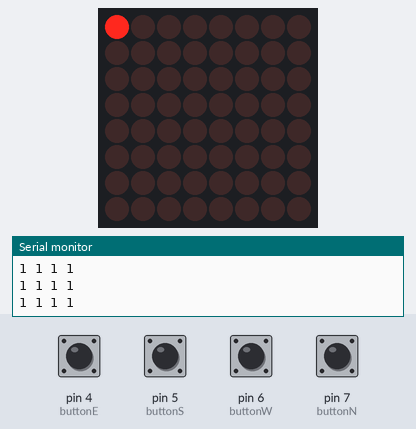
The sketch below on a simulated Arduino Uno, built with avr-gcc and run on an emulated ATmega328P. Shown: 8×8 LED matrix, the last lines printed to the serial monitor. Inputs (shaded band) come from the test bench; at power-on: pin 4 (buttonE), pin 5 (buttonS), pin 6 (buttonW), pin 7 (buttonN) HIGH.

Above: at 1.2 s.
1.3 s: pin 4 (buttonE) pulled LOW for 0.15 s
At 2.0 s:
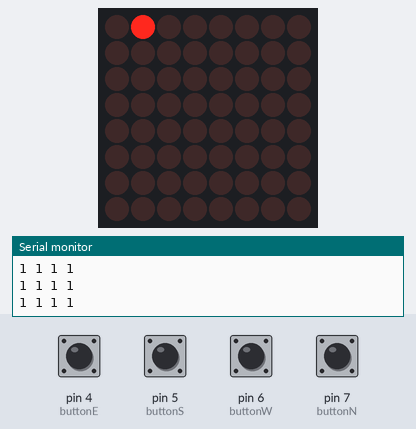
2.9 s: pin 5 (buttonS) pulled LOW for 0.15 s
At 3.6 s:
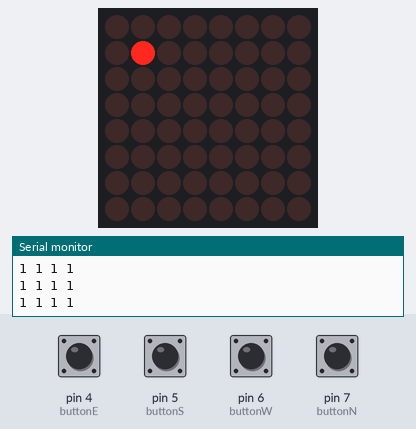
4.5 s: pin 6 (buttonW) pulled LOW for 0.15 s
At 5.1 s:
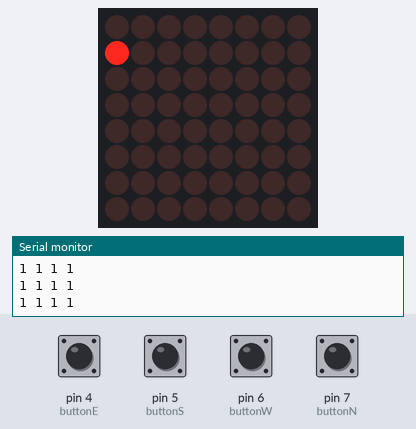
6.1 s: pin 5 (buttonS) pulled LOW for 1 s
At 6.6 s:
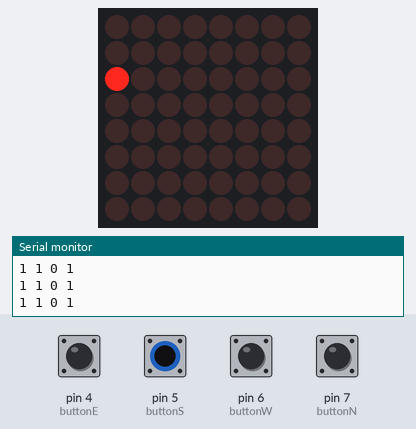
8.6 s: pin 4 (buttonE) pulled LOW for 1 s
At 10.1 s:
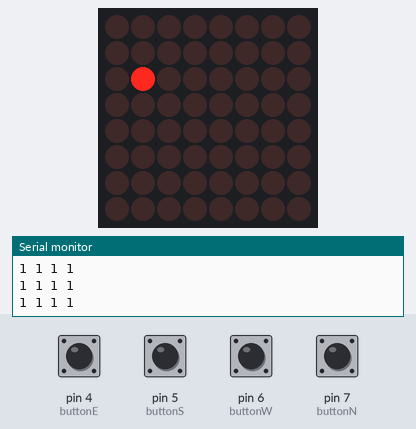
11.1 s: pin 4 (buttonE) pulled LOW for 0.15 s
At 12.5 s:
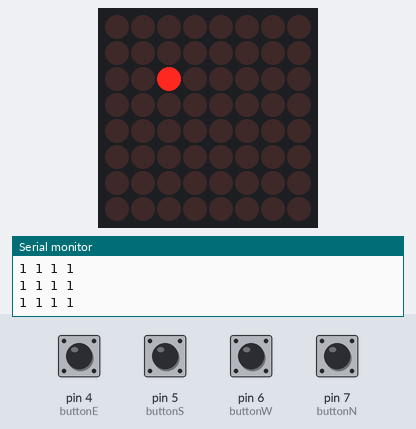
Timing chart, 0 to 13.7 s (numbered marks = the images above; inputs shaded):
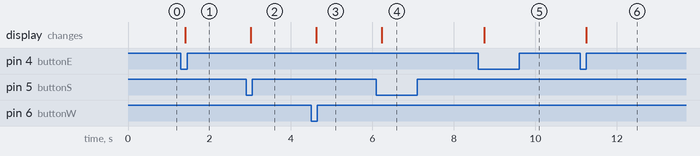

Measured:
- after the input at 1.3 s, the display: first changes after 0.11 s (image 1 shows a later state)
- after the input at 2.9 s, the display: first changes after 0.12 s (image 2 shows a later state)
- after the input at 4.5 s, the display: first changes after 0.12 s (image 3 shows a later state)
- after the input at 6.1 s, the display: first changes after 0.13 s (image 4 shows a later state)
- after the input at 8.6 s, the display: first changes after 0.14 s (image 5 shows a later state)
- after the input at 11.1 s, the display: first changes after 0.16 s (image 6 shows a later state)

The sketch:

maze.ino
```cpp
#include "LedControl.h"
LedControl lc=LedControl(12,10,11,1);
unsigned long delaytime1=500;
unsigned long delaytime2=50;

int cur_posx = 0;
int cur_posy = 0;
int next_posx = 0;
int next_posy = 0;

//0 = false
// N, W, S, E
int maze[8][8][4] = {
  {{0,0,1,1}, {0,1,1,1}, {0,1,1,1}, {0,1,1,1}, {0,1,1,1}, {0,1,1,1}, {0,1,1,1},{0,1,1,0}},
  {{1,0,1,1}, {1,1,1,1}, {1,1,1,1}, {1,1,1,1}, {1,1,1,1}, {1,1,1,1}, {1,1,1,1},{1,1,1,0}},
  {{1,0,1,1}, {1,1,1,1}, {1,1,1,1}, {1,1,1,1}, {1,1,1,1}, {1,1,1,1}, {1,1,1,1},{1,1,1,0}},
  {{1,0,1,1}, {1,1,1,1}, {1,1,1,1}, {1,1,1,1}, {1,1,1,1}, {1,1,1,1}, {1,1,1,1},{1,1,1,0}},
  {{1,0,1,1}, {1,1,1,1}, {1,1,1,1}, {1,1,1,1}, {1,1,1,1}, {1,1,1,1}, {1,1,1,1},{1,1,1,0}},
  {{1,0,1,1}, {1,1,1,1}, {1,1,1,1}, {1,1,1,1}, {1,1,1,1}, {1,1,1,1}, {1,1,1,1},{1,1,1,0}},
  {{1,0,1,1}, {1,1,1,1}, {1,1,1,1}, {1,1,1,1}, {1,1,1,1}, {1,1,1,1}, {1,1,1,1},{1,1,1,0}},
  {{1,0,0,1}, {1,1,0,1}, {1,1,0,1}, {1,1,0,1}, {1,1,0,1}, {1,1,0,1}, {1,1,0,1},{1,1,0,0}}
};

const int buttonN = 7;
const int buttonW = 6;
const int buttonS = 5;
const int buttonE = 4;
int stateN = 1;
int stateW = 1;
int stateS = 1;
int stateE = 1;
int lastN = 1;
int lastW = 1;
int lastS = 1;
int lastE = 1;

void setup() {
  // Maze 4 button stuff
  pinMode(buttonN, INPUT);
  pinMode(buttonW, INPUT);
  pinMode(buttonS, INPUT);
  pinMode(buttonE, INPUT);

  // 8x8 display stuff
  lc.shutdown(0,false);
  lc.setIntensity(0,8);
  lc.clearDisplay(0);

  // Serial initialize
  Serial.begin(9600);
}

void loop() {
  // With wires at left, (0,0) is top left.
  lc.setLed(0, cur_posy, cur_posx, true);

  stateN = digitalRead(buttonN);
  stateW = digitalRead(buttonW);
  stateS = digitalRead(buttonS);
  stateE = digitalRead(buttonE);

  // if(stateN){ // North
  //   delay(100);
  //   stateN = digitalRead(buttonN);
  //   if(!stateN){
  //     if(maze[cur_posy][cur_posx][0]){
  //       next_posy = cur_posy - 1;
  //     } else{
  //       next_posx = 0;
  //       next_posy = 0;
  //     }
  //   }
  // }

  // if(stateW){ // West
  //   delay(100);
  //   stateW = digitalRead(buttonW);
  //   if(!stateW){
  //     if(maze[cur_posy][cur_posx][1]){
  //       next_posx = cur_posx - 1;
  //     } else{
  //       next_posx = 0;
  //       next_posy = 0;
  //     }
  //   }
  // }

  // if(stateS){ // South
  //   delay(100);
  //   stateS = digitalRead(buttonS);
  //   if(!stateS){
  //     if(maze[cur_posy][cur_posx][2]){
  //       next_posy = cur_posy + 1;
  //     } else{
  //       next_posx = 0;
  //       next_posy = 0;
  //     }
  //   }
  // }

  // if(stateE){ // East
  //   delay(100);
  //   stateE = digitalRead(buttonE);
  //   if(!stateE){
  //     if(maze[cur_posy][cur_posx][3]){
  //       next_posx = cur_posx + 1;
  //     } else{
  //       next_posx = 0;
  //       next_posy = 0;
  //     }
  //   }
  // }

  if(!stateN && stateN != lastN){ // North
      if(maze[cur_posy][cur_posx][0]){
        next_posy = cur_posy - 1;
      } else{
        next_posx = 0;
        next_posy = 0;
      }
  }

  if(!stateW && stateW != lastW){ // West
      if(maze[cur_posy][cur_posx][1]){
        next_posx = cur_posx - 1;
      } else{
        next_posx = 0;
        next_posy = 0;
      }
  }

  if(!stateS && stateS != lastS){ // South
      if(maze[cur_posy][cur_posx][2]){
        next_posy = cur_posy + 1;
      } else{
        next_posx = 0;
        next_posy = 0;
      }
  }

  if(!stateE && stateE != lastE){ // East
      if(maze[cur_posy][cur_posx][3]){
        next_posx = cur_posx + 1;
      } else{
        next_posx = 0;
        next_posy = 0;
      }
  }

  lastN = stateN;
  lastW = stateW;
  lastS = stateS;
  lastE = stateE;

  delay(100);

  if(cur_posx != next_posx || cur_posy != next_posy){
    lc.setLed(0, cur_posy, cur_posx, false);
    cur_posx = next_posx;
    cur_posy = next_posy;
  }

  Serial.print(stateN);
  Serial.print(" ");
  Serial.print(stateW);
  Serial.print(" ");
  Serial.print(stateS);
  Serial.print(" ");
  Serial.println(stateE);
}
```
